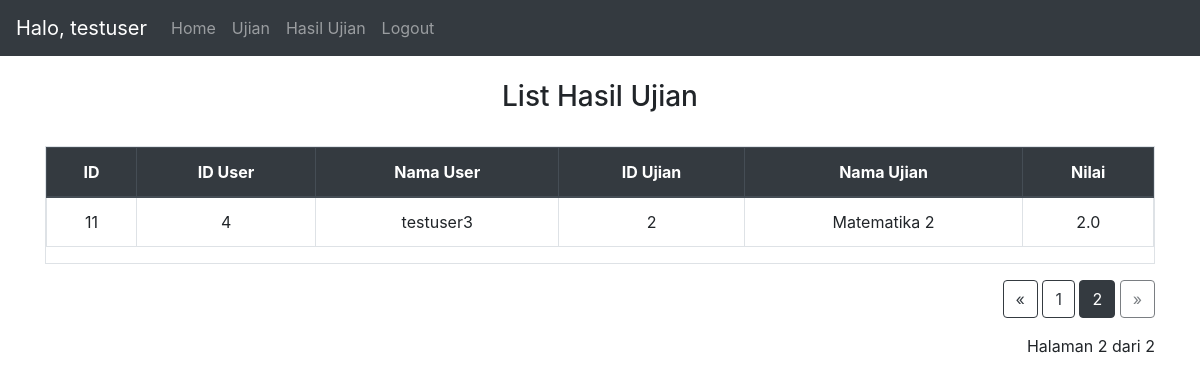
Page /list_result/2 (signed in) on the earlier database version.
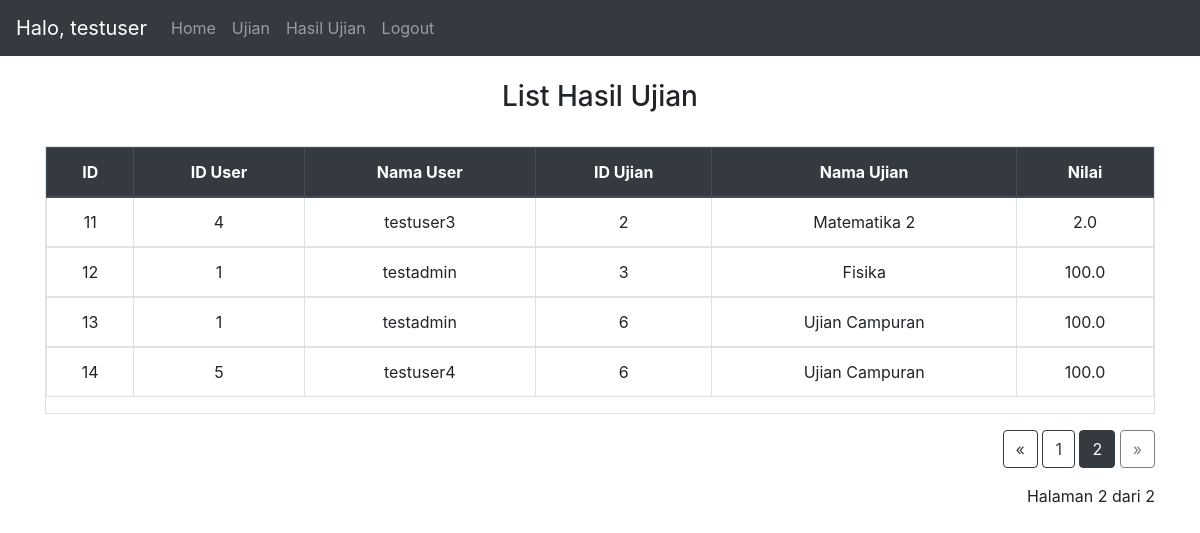
Same page on the later database version.
### website/models.py (models this page shows)
class Result(db.Model):
    id = db.Column(db.Integer, primary_key=True)
    user_id = db.Column(db.Integer, db.ForeignKey('user.id'))
    user_name = db.Column(db.String(150))
    exam_id = db.Column(db.Integer, db.ForeignKey('exam.id'))
    exam_name = db.Column(db.String(150))
    grade = db.Column(db.Float)

### website/views.py (the view)
@views.route('/list_result/<page>', methods=['GET','POST'])
@login_required
def list_result(page):
    db_result = Result.query.paginate(page=int(page), per_page=10)
    return render_template("list_result.html", user=current_user, results=db_result)

### website/__init__.py (called while the page is built)
def create_app():
    app = Flask(__name__)
    app.config['SECRET_KEY'] = 'secret key'
    app.config['SQLALCHEMY_DATABASE_URI'] = f'sqlite:///{DB_NAME}'
    db.init_app(app)
    from .views import views
    from .auth import auth
    app.register_blueprint(views, url_prefix='/')
    app.register_blueprint(auth, url_prefix='/')
    from .models import User, Note, Exam, Result, Question,UserAnswer #,Class
    with app.app_context():
        db.create_all()
    login_manager = LoginManager()
    login_manager.login_view = 'auth.login'
    login_manager.init_app(app)
    @login_manager.user_loader
    def load_user(id):
        return User.query.get(int(id))
    return app

### website/templates/list_result.html
{% extends "base.html" %} {% block title %}List Hasil Ujian{% endblock %} {% block
    content %}
    <br>
    <h3 align="center">List Hasil Ujian</h3>
    <br>
    <div class="table table-responsive table-hover table-bordered">
      <table class="table">
        <thead class="text-center thead-dark">
          <tr>
            <th>ID</th>
            <th>ID User</th>
            <th>Nama User</th>
            <th>ID Ujian</th>
            <th>Nama Ujian</th>
            <th>Nilai</th>
          </tr>
        </thead>
        {% for result in results %}
        <tbody class="text-center">
          <td>{{result.id}}</td>
          <td>{{result.user_id}}</td>
          <td>{{result.user_name}}</td>
          <td>{{result.exam_id}}</td>
          <td>{{result.exam_name}}</td>
          <td>{{result.grade}}</td>
        </tbody>
        {% endfor %}
      </table>
    </div>
    <div class="text-right">
      <a href="{{results.prev_num}}" class="btn btn-outline-dark {% if results.page == 1 %}disabled{% endif %}">&laquo;</a>
      {% for number in results.iter_pages(left_edge=1, right_edge=1, left_current=1, right_current=2) %}
        {% if number %}
          {% if results.page != number %}
            <span>
              <a class="btn btn-outline-dark"
                  href="{{number}}">
              {{number}}
              </a>
            </span>
          {% else %}
              <span class="btn btn-dark">{{number}}</span>
          {% endif %}
        {% else %}
        ...
        {% endif %}
      {% endfor %}
      <a href="{{results.next_num}}" class="btn btn-outline-dark {% if results.page == results.pages %}disabled{% endif %}">&raquo;</a>
      <p class="text-right mt-3">
        Halaman {{ results.page }} dari {{ results.pages }}
      </p>
    </div>
    {% endblock %}

Differences in the rows shown:
added Result: id "12", user_id "1", user_name "testadmin", exam_id "3", exam_name "Fisika", grade "100.0"
added Result: id "13", user_id "1", user_name "testadmin", exam_id "6", exam_name "Ujian Campuran", grade "100.0"
added Result: id "14", user_id "5", user_name "testuser4", exam_id "6", exam_name "Ujian Campuran", grade "100.0"
